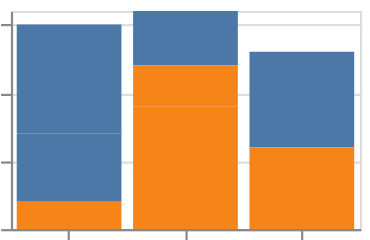

Vega-Lite specification for this chart:
### Vega-Lite specification from a JSON file in a GitHub repository (floating-point values rounded to 4 significant figures)
{"$schema": "https://vega.github.io/schema/vega-lite/v6.json", "padding": 5, "autosize": "none", "data": {"name": "table", "values": [{"c": "A", "g": "p", "x": 1, "y": 2, "v": 5, "t": "2024-01-15", "o": {"v": 3}, "IMDB Rating": 6.1, "d": "x1"}, {"c": "B", "g": "q", "x": 2, "y": 4, "v": 9, "t": "2024-02-20", "o": {"v": 7}, "IMDB Rating": 7.4, "d": "x2"}, {"c": "A", "g": "q", "x": 3, "y": 3, "v": 2, "t": "2024-03-05", "o": {"v": 1}, "IMDB Rating": 5.2, "d": "x1"}, {"c": "C", "g": "p", "x": 4, "y": 6, "v": 7, "t": "2024-05-30", "o": {"v": 4}, "IMDB Rating": 8.8, "d": "x3"}, {"c": "B", "g": "p", "x": 5, "y": 5, "v": 4, "t": "2024-07-11", "o": {"v": 9}, "IMDB Rating": 6.9, "d": "x2"}, {"c": "C", "g": "q", "x": 6, "y": 8, "v": 6, "t": "2024-09-02", "o": {"v": 2}, "IMDB Rating": 7.7, "d": "x3"}, {"c": "A", "g": "p", "x": 7, "y": 7, "v": 8, "t": "2024-11-25", "o": {"v": 5}, "IMDB Rating": 4.4, "d": "x1"}, {"c": "B", "g": "q", "x": 8, "y": 9, "v": 3, "t": "2024-12-31", "o": {"v": 8}, "IMDB Rating": 9.1, "d": "x2"}]}, "width": 160, "height": 100, "mark": {"type": "bar", "cornerRadius": 0}, "encoding": {"x": {"field": "c", "type": "nominal"}, "y": {"field": "v", "type": "quantitative"}, "color": {"field": "g", "type": "nominal"}}, "description": "cornerRadius 0 is the default, written out"}
